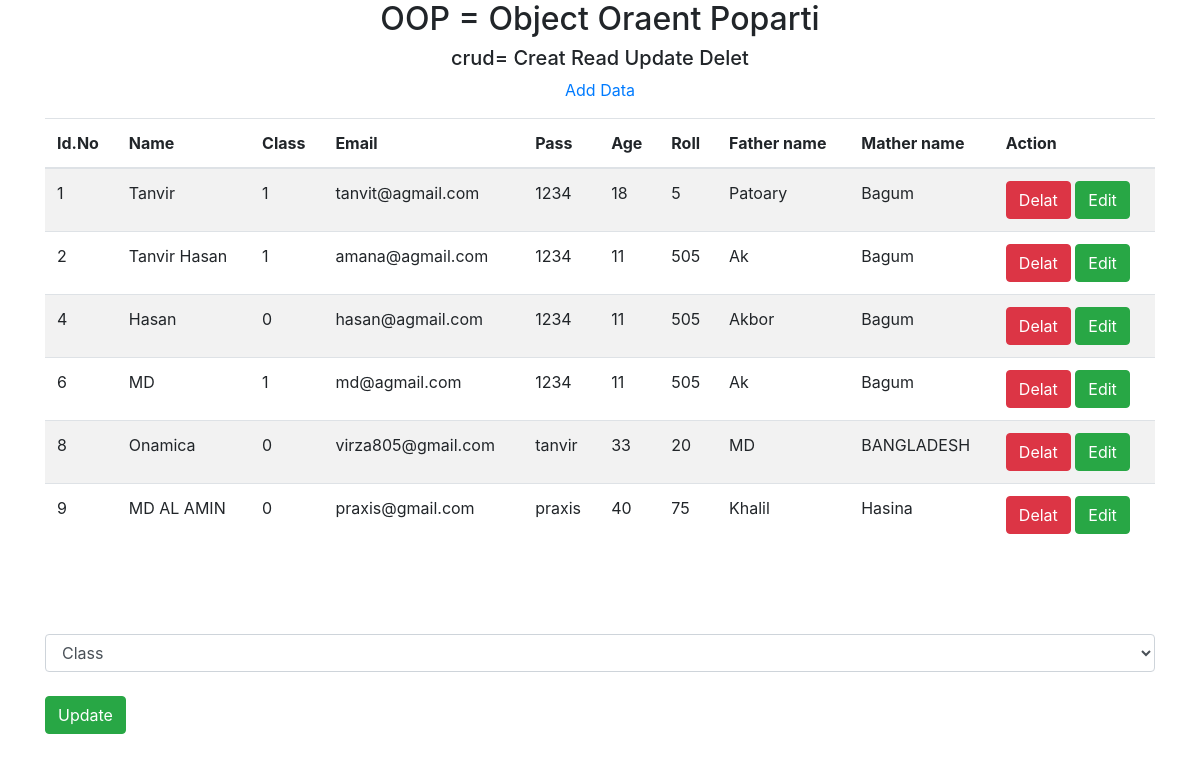
/oop/view.php, run on the app's committed database.
### tables this page shows
CREATE TABLE `student` (
  `id` int(11) NOT NULL,
  `name` varchar(255) NOT NULL,
  `class` int(20) NOT NULL,
  `email` varchar(255) NOT NULL,
  `pass` varchar(200) NOT NULL,
  `age` int(11) NOT NULL,
  `roll` varchar(255) NOT NULL,
  `fname` varchar(255) NOT NULL,
  `mname` varchar(255) NOT NULL
);

### oop/lib/Database.php (called while the page is built, shortened)
<?php
class Database {
	public $host    = DB_HOST;
	public $user    = DB_USER;
	public $pass    = DB_PASS;
	public $dbname  = DB_NAME;
	public $link;
	public function connectDB(){
		$this->link = new mysqli($this->host,$this->user,$this->pass,$this->dbname);
	}
	public function select($query){
		$select = $this->link->query($query) or die($this->link->error.__Line__) ;
		if ($select->num_rows > 0){
			return $select;
		}else{
			return false;
		}
	}
}
 ?>

### oop/view.php (the view, shortened to what this page needs)
<?php
include 'lib/Database.php';
$db = new Database();
 ?>
<!DOCTYPE html>
<html>
<head>
	<link rel="stylesheet" href="bootstrap4/css/bootstrap.min.css">
	<link rel="stylesheet" href="style.css">
</head>
<body>
<div class="container">
  <h2 class="text-center">OOP = Object Oraent Poparti</h2>
  <h5 class="text-center">crud= Creat Read Update Delet</h5>
  <p class="text-center"><a href="index.php">Add Data</a></p>
  <table class="table table-striped">
    <thead>
      <tr>
        <th>Id.No</th>
        <th>Name</th>
        <th>Class</th>
        <th>Email</th>
        <th>Pass</th>
        <th>Age</th>
        <th>Roll</th>
        <th>Father name</th>
        <th>Mather name</th>
        <th>Action</th>
      </tr>
    </thead>
    <tbody>
<?php
$query = " SELECT * FROM student ";
$view = $db->select($query);
if($view){
  while($result = $view->fetch_assoc()) {
 ?>
      <tr>
        <td><?php echo $result['id'] ?></td>
        <td><?php echo $result['name'] ?></td>
        <td><?php echo $result['class'] ?></td>
        <td><?php echo $result['email'] ?></td>
        <td><?php echo $result['pass'] ?></td>
        <td><?php echo $result['age'] ?></td>
        <td><?php echo $result['roll'] ?></td>
        <td><?php echo $result['fname'] ?></td>
        <td><?php echo $result['mname'] ?></td>
        <td>
          <a href="view.php?delid=<?php echo $result['id'] ?>"  class='btn btn-danger '>Delat</a>
          <a href="edit.php?editid=<?php echo $result['id'] ?>"  class='btn btn-success '>Edit</a>
        </td>
      </tr>
<?php }}?>
    </tbody>
  </table>
</div>
<br>
<div class="container">
            <form  role="form" method="get" action="edit.php"><br>
              <br>
              <select type="text" name="cla" required class="input form-control"> <br>
              <?php
              $sl="select DISTINCT(class) from student ";
              $r=$db->select($sl);
              if($r->num_rows>0){
                echo "<option value=''>Class</option>";
              }
               ?>
               </select> <br>
              <button type="submit" class="btn btn-success" name="update">Update</button> <br><br>
            </form>  <br>
</div>
	<link rel="stylesheet" href="bootstrap4/jquery-3.3.1.min.js">
	<link rel="stylesheet" href="bootstrap4/js/bootstrap.min.js">
</body>
</html>

### data on the page
student: id "1", name "Tanvir", class "1", email "tanvit@agmail.com", pass "1234", age "18", roll "5", fname "Patoary", mname "Bagum"
student: id "2", name "Tanvir Hasan", class "1", email "amana@agmail.com", pass "1234", age "11", roll "505", fname "Ak", mname "Bagum"
student: id "4", name "Hasan", class "0", email "hasan@agmail.com", pass "1234", age "11", roll "505", fname "Akbor", mname "Bagum"
student: id "6", name "MD", class "1", email "md@agmail.com", pass "1234", age "11", roll "505", fname "Ak", mname "Bagum"
student: id "8", name "Onamica", class "0", email "virza805@gmail.com", pass "tanvir", age "33", roll "20", fname "MD", mname "BANGLADESH"
student: id "9", name "MD AL AMIN", class "0", email "praxis@gmail.com", pass "praxis", age "40", roll "75", fname "Khalil", mname "Hasina"
